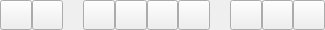
<?xml version="1.0" encoding="UTF-8"?>
<ui version="4.0">
 <class>profilesTools</class>
 <widget class="QWidget" name="profilesTools">
  <property name="geometry">
   <rect>
    <x>0</x>
    <y>0</y>
    <width>325</width>
    <height>30</height>
   </rect>
  </property>
  <property name="sizePolicy">
   <sizepolicy hsizetype="Preferred" vsizetype="Fixed">
    <horstretch>0</horstretch>
    <verstretch>0</verstretch>
   </sizepolicy>
  </property>
  <property name="windowTitle">
   <string>Form</string>
  </property>
  <property name="styleSheet">
   <string notr="true"/>
  </property>
  <layout class="QGridLayout" name="gridLayout">
   <property name="leftMargin">
    <number>0</number>
   </property>
   <property name="topMargin">
    <number>0</number>
   </property>
   <property name="rightMargin">
    <number>0</number>
   </property>
   <property name="bottomMargin">
    <number>0</number>
   </property>
   <property name="spacing">
    <number>0</number>
   </property>
   <item row="0" column="9">
    <widget class="QToolButton" name="removeProfileButton">
     <property name="sizePolicy">
      <sizepolicy hsizetype="Fixed" vsizetype="Fixed">
       <horstretch>0</horstretch>
       <verstretch>0</verstretch>
      </sizepolicy>
     </property>
     <property name="minimumSize">
      <size>
       <width>30</width>
       <height>30</height>
      </size>
     </property>
     <property name="toolTip">
      <string>Remove Profile (CTRL+Del)</string>
     </property>
     <property name="text">
      <string/>
     </property>
     <property name="icon">
      <iconset resource="../.rsrc/res.qrc">
       <normaloff>:/material/material/remove_FILL0_wght400_GRAD0_opsz48.svg</normaloff>:/material/material/remove_FILL0_wght400_GRAD0_opsz48.svg</iconset>
     </property>
     <property name="iconSize">
      <size>
       <width>24</width>
       <height>24</height>
      </size>
     </property>
     <property name="shortcut">
      <string>Ctrl+Del</string>
     </property>
    </widget>
   </item>
   <item row="0" column="10">
    <widget class="QToolButton" name="loadBookMark">
     <property name="enabled">
      <bool>true</bool>
     </property>
     <property name="sizePolicy">
      <sizepolicy hsizetype="Fixed" vsizetype="Fixed">
       <horstretch>0</horstretch>
       <verstretch>0</verstretch>
      </sizepolicy>
     </property>
     <property name="minimumSize">
      <size>
       <width>30</width>
       <height>30</height>
      </size>
     </property>
     <property name="toolTip">
      <string>Load from templates</string>
     </property>
     <property name="text">
      <string/>
     </property>
     <property name="icon">
      <iconset resource="../.rsrc/res.qrc">
       <normaloff>:/material/material/storage_FILL0_wght400_GRAD0_opsz48.svg</normaloff>:/material/material/storage_FILL0_wght400_GRAD0_opsz48.svg</iconset>
     </property>
     <property name="iconSize">
      <size>
       <width>24</width>
       <height>24</height>
      </size>
     </property>
     <property name="checkable">
      <bool>false</bool>
     </property>
    </widget>
   </item>
   <item row="0" column="8">
    <widget class="QToolButton" name="newProfileButton">
     <property name="sizePolicy">
      <sizepolicy hsizetype="Fixed" vsizetype="Fixed">
       <horstretch>0</horstretch>
       <verstretch>0</verstretch>
      </sizepolicy>
     </property>
     <property name="minimumSize">
      <size>
       <width>30</width>
       <height>30</height>
      </size>
     </property>
     <property name="toolTip">
      <string>Add Profile (CTRL+N)</string>
     </property>
     <property name="whatsThis">
      <string/>
     </property>
     <property name="accessibleDescription">
      <string/>
     </property>
     <property name="styleSheet">
      <string notr="true">QPushButton {color: white;}
QPushButton::QToolTip {color: black}</string>
     </property>
     <property name="text">
      <string/>
     </property>
     <property name="icon">
      <iconset resource="../.rsrc/res.qrc">
       <normaloff>:/material/material/add_FILL0_wght400_GRAD0_opsz48.svg</normaloff>:/material/material/add_FILL0_wght400_GRAD0_opsz48.svg</iconset>
     </property>
     <property name="iconSize">
      <size>
       <width>24</width>
       <height>24</height>
      </size>
     </property>
     <property name="shortcut">
      <string>Ctrl+N</string>
     </property>
    </widget>
   </item>
   <item row="0" column="0">
    <widget class="QToolButton" name="upProfile">
     <property name="sizePolicy">
      <sizepolicy hsizetype="Fixed" vsizetype="Fixed">
       <horstretch>0</horstretch>
       <verstretch>0</verstretch>
      </sizepolicy>
     </property>
     <property name="minimumSize">
      <size>
       <width>30</width>
       <height>30</height>
      </size>
     </property>
     <property name="toolTip">
      <string>Move up (CTRL+Up)</string>
     </property>
     <property name="text">
      <string/>
     </property>
     <property name="icon">
      <iconset resource="../.rsrc/res.qrc">
       <normaloff>:/material/material/arrow_upward_FILL0_wght400_GRAD0_opsz48.svg</normaloff>:/material/material/arrow_upward_FILL0_wght400_GRAD0_opsz48.svg</iconset>
     </property>
     <property name="iconSize">
      <size>
       <width>24</width>
       <height>24</height>
      </size>
     </property>
     <property name="shortcut">
      <string>Ctrl+Up</string>
     </property>
    </widget>
   </item>
   <item row="0" column="3">
    <widget class="QToolButton" name="saveButton">
     <property name="sizePolicy">
      <sizepolicy hsizetype="Fixed" vsizetype="Fixed">
       <horstretch>0</horstretch>
       <verstretch>0</verstretch>
      </sizepolicy>
     </property>
     <property name="minimumSize">
      <size>
       <width>30</width>
       <height>30</height>
      </size>
     </property>
     <property name="toolTip">
      <string>Save File (CTRL+S)</string>
     </property>
     <property name="text">
      <string/>
     </property>
     <property name="icon">
      <iconset resource="../.rsrc/res.qrc">
       <normaloff>:/material/material/save_FILL0_wght400_GRAD0_opsz48.svg</normaloff>:/material/material/save_FILL0_wght400_GRAD0_opsz48.svg</iconset>
     </property>
     <property name="iconSize">
      <size>
       <width>24</width>
       <height>24</height>
      </size>
     </property>
     <property name="shortcut">
      <string>Ctrl+S</string>
     </property>
    </widget>
   </item>
   <item row="0" column="1">
    <widget class="QToolButton" name="downProfile">
     <property name="sizePolicy">
      <sizepolicy hsizetype="Fixed" vsizetype="Fixed">
       <horstretch>0</horstretch>
       <verstretch>0</verstretch>
      </sizepolicy>
     </property>
     <property name="minimumSize">
      <size>
       <width>30</width>
       <height>30</height>
      </size>
     </property>
     <property name="toolTip">
      <string>Move down (CTRL+Up)</string>
     </property>
     <property name="text">
      <string/>
     </property>
     <property name="icon">
      <iconset resource="../.rsrc/res.qrc">
       <normaloff>:/material/material/arrow_downward_FILL0_wght400_GRAD0_opsz48.svg</normaloff>:/material/material/arrow_downward_FILL0_wght400_GRAD0_opsz48.svg</iconset>
     </property>
     <property name="iconSize">
      <size>
       <width>24</width>
       <height>24</height>
      </size>
     </property>
     <property name="shortcut">
      <string>Ctrl+Up</string>
     </property>
    </widget>
   </item>
   <item row="0" column="5">
    <widget class="QToolButton" name="openFile">
     <property name="sizePolicy">
      <sizepolicy hsizetype="Fixed" vsizetype="Fixed">
       <horstretch>0</horstretch>
       <verstretch>0</verstretch>
      </sizepolicy>
     </property>
     <property name="minimumSize">
      <size>
       <width>30</width>
       <height>30</height>
      </size>
     </property>
     <property name="toolTip">
      <string>Open File (CTRL+O)</string>
     </property>
     <property name="text">
      <string/>
     </property>
     <property name="icon">
      <iconset resource="../.rsrc/res.qrc">
       <normaloff>:/material/material/file_open_FILL0_wght400_GRAD0_opsz48.svg</normaloff>:/material/material/file_open_FILL0_wght400_GRAD0_opsz48.svg</iconset>
     </property>
     <property name="iconSize">
      <size>
       <width>24</width>
       <height>24</height>
      </size>
     </property>
     <property name="shortcut">
      <string>Ctrl+O</string>
     </property>
     <property name="checkable">
      <bool>false</bool>
     </property>
     <property name="checked">
      <bool>false</bool>
     </property>
    </widget>
   </item>
   <item row="0" column="6">
    <widget class="QToolButton" name="closeFile">
     <property name="sizePolicy">
      <sizepolicy hsizetype="Fixed" vsizetype="Fixed">
       <horstretch>0</horstretch>
       <verstretch>0</verstretch>
      </sizepolicy>
     </property>
     <property name="minimumSize">
      <size>
       <width>30</width>
       <height>30</height>
      </size>
     </property>
     <property name="toolTip">
      <string>Close File (CTRL+Shift+C)</string>
     </property>
     <property name="text">
      <string/>
     </property>
     <property name="icon">
      <iconset resource="../.rsrc/res.qrc">
       <normaloff>:/material/material/close_FILL0_wght400_GRAD0_opsz48.svg</normaloff>:/material/material/close_FILL0_wght400_GRAD0_opsz48.svg</iconset>
     </property>
     <property name="iconSize">
      <size>
       <width>24</width>
       <height>24</height>
      </size>
     </property>
     <property name="shortcut">
      <string>Ctrl+Shift+C</string>
     </property>
     <property name="checkable">
      <bool>false</bool>
     </property>
     <property name="checked">
      <bool>false</bool>
     </property>
    </widget>
   </item>
   <item row="0" column="4">
    <widget class="QToolButton" name="saveAsButton">
     <property name="sizePolicy">
      <sizepolicy hsizetype="Fixed" vsizetype="Fixed">
       <horstretch>0</horstretch>
       <verstretch>0</verstretch>
      </sizepolicy>
     </property>
     <property name="minimumSize">
      <size>
       <width>30</width>
       <height>30</height>
      </size>
     </property>
     <property name="toolTip">
      <string>Save as File (CTRL+S)</string>
     </property>
     <property name="text">
      <string/>
     </property>
     <property name="icon">
      <iconset resource="../.rsrc/res.qrc">
       <normaloff>:/material/material/save_as_FILL0_wght400_GRAD0_opsz48.svg</normaloff>:/material/material/save_as_FILL0_wght400_GRAD0_opsz48.svg</iconset>
     </property>
     <property name="iconSize">
      <size>
       <width>24</width>
       <height>24</height>
      </size>
     </property>
     <property name="shortcut">
      <string>Ctrl+Shift+S</string>
     </property>
     <property name="checkable">
      <bool>false</bool>
     </property>
     <property name="checked">
      <bool>false</bool>
     </property>
    </widget>
   </item>
   <item row="0" column="7">
    <spacer name="horizontalSpacer_2">
     <property name="sizePolicy">
      <sizepolicy hsizetype="Preferred" vsizetype="Minimum">
       <horstretch>0</horstretch>
       <verstretch>0</verstretch>
      </sizepolicy>
     </property>
     <property name="orientation">
      <enum>Qt::Horizontal</enum>
     </property>
     <property name="sizeType">
      <enum>QSizePolicy::Preferred</enum>
     </property>
     <property name="sizeHint" stdset="0">
      <size>
       <width>20</width>
       <height>20</height>
      </size>
     </property>
    </spacer>
   </item>
   <item row="0" column="2">
    <spacer name="horizontalSpacer_3">
     <property name="sizePolicy">
      <sizepolicy hsizetype="Preferred" vsizetype="Minimum">
       <horstretch>0</horstretch>
       <verstretch>0</verstretch>
      </sizepolicy>
     </property>
     <property name="orientation">
      <enum>Qt::Horizontal</enum>
     </property>
     <property name="sizeType">
      <enum>QSizePolicy::Preferred</enum>
     </property>
     <property name="sizeHint" stdset="0">
      <size>
       <width>20</width>
       <height>20</height>
      </size>
     </property>
    </spacer>
   </item>
  </layout>
 </widget>
 <resources>
  <include location="../.rsrc/res.qrc"/>
 </resources>
 <connections/>
</ui>
